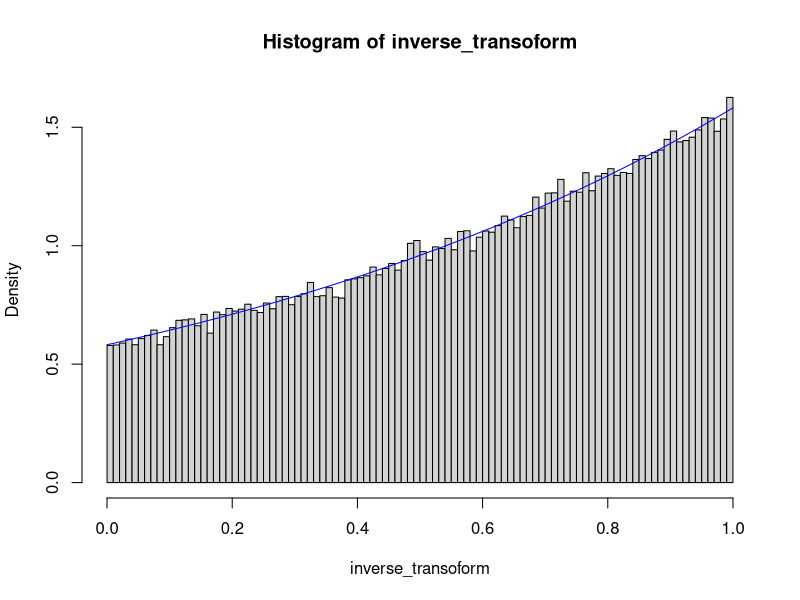
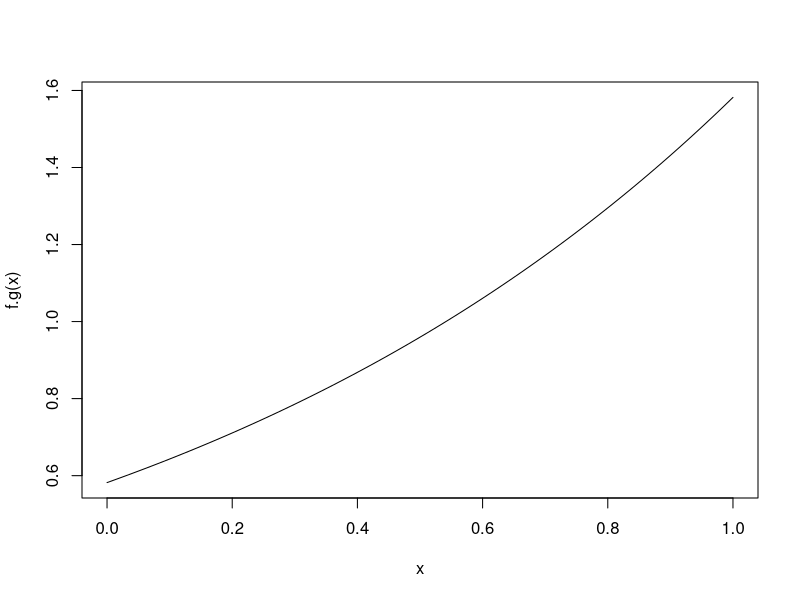
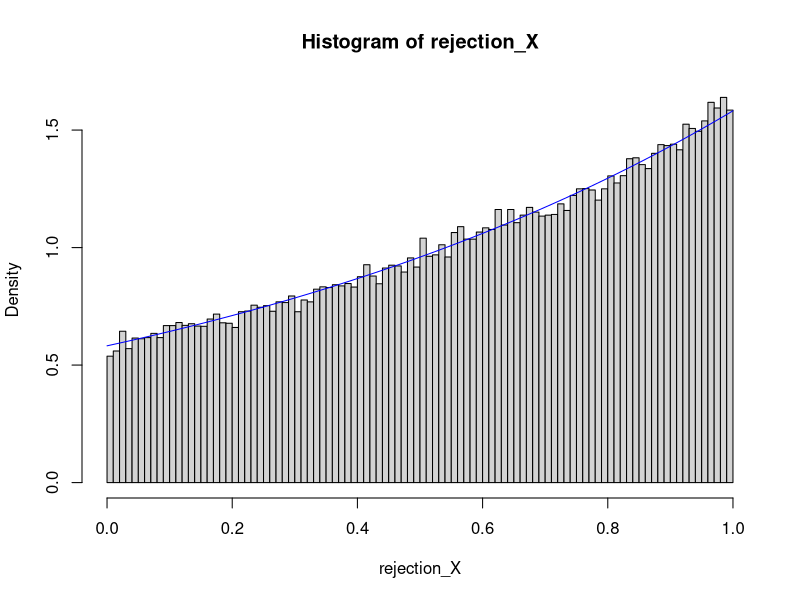
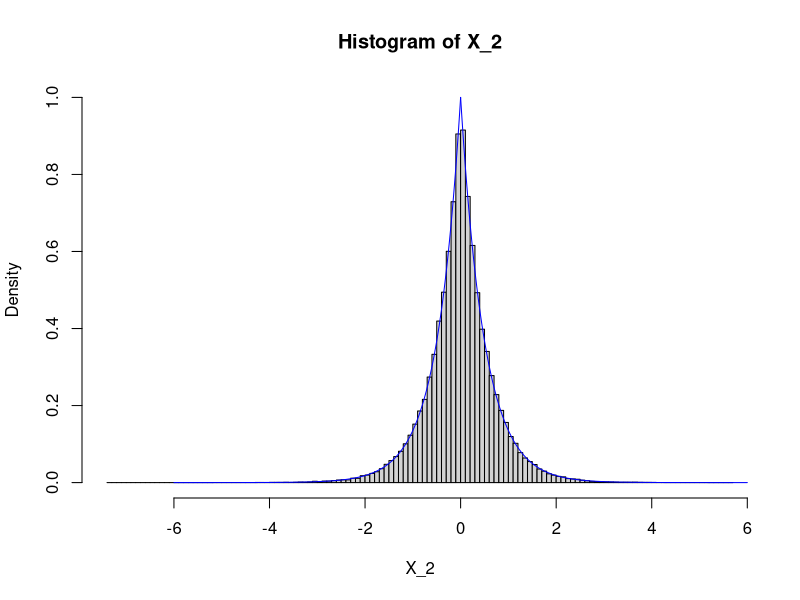
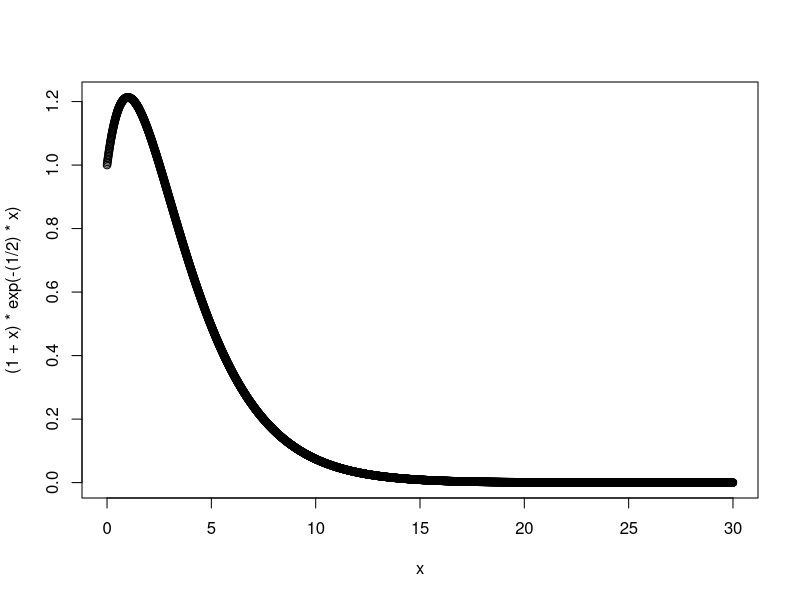
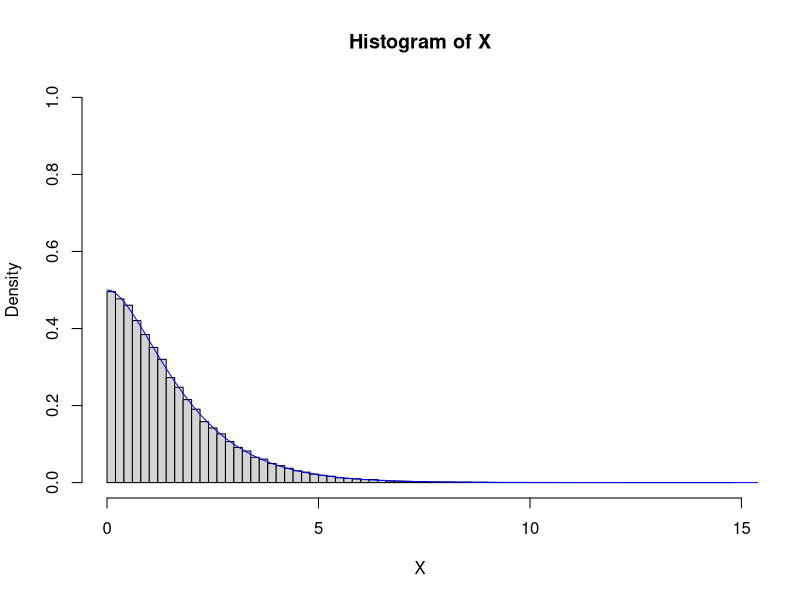
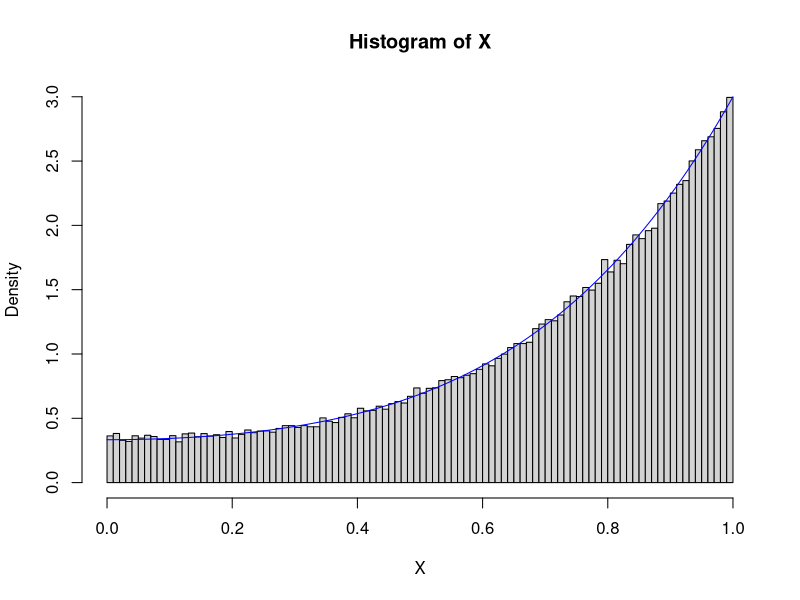

These charts were generated, in order, by the following R code:
###1
#inverse transform method
inverse_transoform=function(n){
  U=runif(n)
  X=log(U*(exp(1)-1)+1)
  return(X)
}
inverse_transoform=inverse_transoform(100000)
hist(inverse_transoform,probability = T,breaks=100)
x=seq(0,1,0.01)
fx=exp(x)/(exp(1)-1)
lines(x,fx,col="blue")

mean(inverse_transoform)

#rejection method
#找c
f.g <- function(x){
  exp(x)/(exp(1)-1)
}
x=seq(0,1,0.01)
plot(x,f.g(x),type="l")
det.c <- optim(1, f.g, lower = 0, upper = 1, method = "L-BFGS-B",control = list(fnscale = -1)) ### maximization
det.c$par ### the location of the optimum
det.c$value
c=det.c$value
#用unif(0,1)模擬
rejection=function(n){
  X=rep(NA,n)
  iter=rep(NA,n)
  for(j in 1:n){
    U=runif(1)
    Y=runif(1)
    i=1
    while(U>exp(Y)/(exp(1)-1)/c){
      U=runif(1)
      Y=runif(1)
      i=i+1
    }
    X[j]=Y
    iter[j]=i
  }
  return(list(X=X,iter=iter))
}
rejection=rejection(100000)
rejection_X=rejection$X
hist(rejection_X,probability = T,breaks=100)
x=seq(0,1,0.01)
fx=exp(x)/(exp(1)-1)
lines(x,fx,col="blue")

mean(rejection$iter)  #平均iter =c
mean(rejection_X)
###2
sim2=function(n){
  U1=runif(n)
  X=-log(U1)/2 #EXP(2)
  U2=runif(n)
  for(i in 1:n){
    if(U2[i]<0.5){
      X[i]=-X[i]
    }
  }
  return(X)
}
X_2=sim2(100000)

hist(X_2,probability = T,ylim=c(0,1),breaks=100)
x=seq(0,6,0.01)
lines(x,exp(-2*x),col="blue")
y=seq(-6,0,0.01)
lines(y,exp(2*y),col="blue")

###3
#用Ｙ＝Exp(1/2) 

#找c
x=seq(0,30,0.01)
plot(x,(1+x)*exp(-(1/2)*x))

f.g <- function(x){
  (1+x)*exp(-(1/2)*x)
}
det.c <- optim(1, f.g, lower = 0, upper = 10, method = "L-BFGS-B",control = list(fnscale = -1)) ### maximization
det.c$par ### the location of the optimum
det.c$value
c=det.c$value

rejection_3=function(n){
  X=rep(NA,n)
  iter=rep(NA,n)
  for(j in 1:n){
    Y=-log(runif(1))*2  #Ｙ＝Exp(1/2) 
    U=runif(1)
    i=1
    fx=1/2*(1+Y)*exp(-Y)
    gx=1/2*exp(-(1/2)*Y)
    while(U>fx/gx/c){
      Y=-log(runif(1))*2
      U=runif(1)
      fx=1/2*(1+Y)*exp(-Y)
      gx=1/2*exp(-(1/2)*Y)
      i=i+1
    }
    X[j]=Y
    iter[j]=i
  }
  return(list(X=X,iter=iter))
}

sim_3=rejection_3(100000)
X=sim_3$X
iter=sim_3$iter


hist(X,probability = T,ylim=c(0,1),breaks=100)
x=seq(0,20,0.01)
lines(x,1/2*(1+x)*exp(-x),col="blue")

mean(X)
mean(iter)
###4
composite=function(n){
  U=runif(n)
  U1=runif(n)
  X=rep(NA,n)
  for(i in 1:n){
    if(U[i]<1/3){
      X[i]=U1[i]
    }
    else if(U[i]<2/3){
      X[i]=(U1[i])^(1/3)
    }
    else{
      X[i]=(U1[i])^(1/5)
    }
  } 
  return(X)
}
X=composite(100000)

hist(X,probability = T,breaks=100)
x=seq(0,1,0.01)
lines(x,(1+3*x^(2)+5*x^(4))/3,col="blue")

mean(X)
